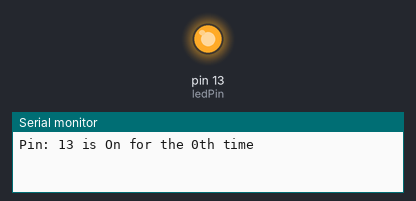
Bench run of a sketch on a simulated Arduino Uno, built with avr-gcc and run on an emulated ATmega328P. Parts: output pins drawn as LEDs (lit = HIGH), the last lines printed to the serial monitor.

Above: at 0.5 s.
At 33.5 s:
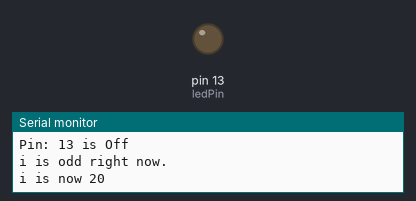
Timing chart, 0 to 46.8 s (numbered marks = the images above):
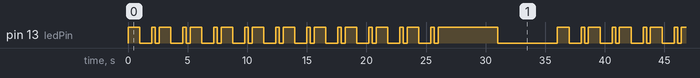

The sketch:

blink_led.ino
```cpp
// Written by A kayela, this sample code will blink the builtin led

// pin 13 is the one connected to the built_in led
int ledPin = 13;

void setup() {
  // put your setup code here, to run once:
  pinMode(ledPin, OUTPUT); // set pin 13 as an outputpin
  Serial.begin(9600);

}

void loop() {
  // put your main code here, to run repeatedly:
  for ( int i=0; i<=20; i++) {
    if (i % 2 == 0 && i < 20 ) {
  digitalWrite(ledPin, HIGH); // pull the pin voltage high
  Serial.print("Pin: ");
  Serial.print(ledPin);
  Serial.print(" is On for the ");
  Serial.print(i);
  Serial.println("th time");
  delay(1000); // wait for 250 ms
  digitalWrite(ledPin, LOW); // pull the pin voltage low
   Serial.print("Pin: ");
  Serial.print(ledPin);
  Serial.println(" is Off");
  delay(1000); // wait for 300 ms
    } else if(1 % 2 != 0 && i < 20) {
        digitalWrite(ledPin, HIGH); // pull the pin voltage high
  Serial.println("i is odd right now.");
        delay(300); // wait for 250 ms
        digitalWrite(ledPin, LOW); // pull the pin voltage low
        delay(300); // wait for 300 ms
    } else {
      digitalWrite(ledPin, HIGH);
      Serial.println("i is now 20");
      delay(5000);
      digitalWrite(ledPin, LOW);
      delay(5000);
    }

  };
}
```

Measured:
- by itself, pin 13 (ledPin): moves between LOW and HIGH, repeating every 36.0 s
- by itself, everything shown: repeats every 36.0 s, in 42 steps
